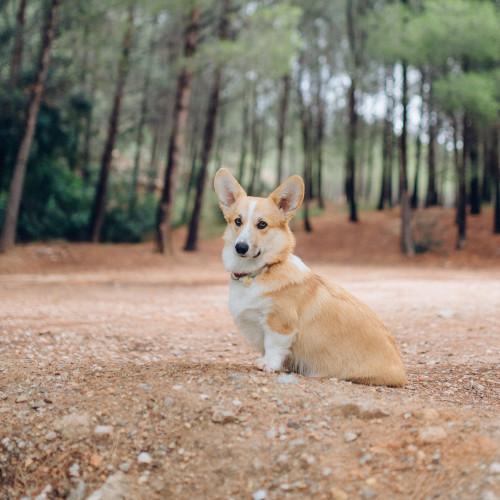
#> input picture testmind/real_images/dog.jpg, 500 x 500 px
$ python create_demo.py
#> lines starting #> are read from the running program, lines starting #| are printed output that depends on the picture
"""
使用真实图片进行测试
支持：
1. 从网络下载示例图片
2. 使用本地图片
"""

import numpy as np
from PIL import Image
import matplotlib.pyplot as plt
from pathlib import Path
import urllib.request

class PyramidProcessor:
    """金字塔处理器"""

    def __init__(self):
        self.patch_size = 14
        self.image_size = 224

    def extract_patches(self, image):
        """提取 patches"""
        patches = []
        h, w = image.shape[0], image.shape[1]
        for i in range(0, h, self.patch_size):
            for j in range(0, w, self.patch_size):
                patch = image[i:i+self.patch_size, j:j+self.patch_size, :]
                if patch.shape[0] == self.patch_size and patch.shape[1] == self.patch_size:
                    patches.append(patch)
        return np.array(patches)

    def compute_complexity(self, patch):
        """计算 patch 复杂度"""
        gray = 0.299 * patch[:,:,0] + 0.587 * patch[:,:,1] + 0.114 * patch[:,:,2]
        grad_x = np.abs(np.diff(gray, axis=1))
        grad_y = np.abs(np.diff(gray, axis=0))
        return np.mean(grad_x) + np.mean(grad_y)

    def compute_interest_map(self, image):
        """计算兴趣度地图"""
        patches = self.extract_patches(image)
        grid_size = self.image_size // self.patch_size

        interest_map = np.zeros((grid_size, grid_size))
        for idx, patch in enumerate(patches):
            i = idx // grid_size
            j = idx % grid_size
            interest_map[i, j] = self.compute_complexity(patch)

        return interest_map, patches

    def pyramid_process(self, image, top_k=20):
        """金字塔处理"""
        interest_map, all_patches = self.compute_interest_map(image)

        # Top-K 选择
        flat_interest = interest_map.flatten()
        top_indices = np.argsort(flat_interest)[-top_k:][::-1]

        # Mask
        mask = np.zeros_like(flat_interest)
        mask[top_indices] = 1
        mask = mask.reshape(interest_map.shape)

        return mask, interest_map

def download_sample_images():
    """下载示例图片"""
    sample_urls = [
        ("https://raw.githubusercontent.com/pytorch/vision/main/gallery/assets/dog1.jpg", "dog.jpg"),
        ("https://raw.githubusercontent.com/pytorch/vision/main/gallery/assets/astronaut.jpg", "astronaut.jpg"),
    ]

    img_dir = Path("real_images")
    img_dir.mkdir(exist_ok=True)

    downloaded = []
    print("📥 下载示例图片...")

    for url, filename in sample_urls:
        filepath = img_dir / filename
        if not filepath.exists():
            try:
                print(f"   下载: {filename}...")
                urllib.request.urlretrieve(url, filepath)
                downloaded.append(filepath)
            except Exception as e:
                print(f"   ⚠️  下载失败: {filename} - {e}")
        else:
            print(f"   ✅ 已存在: {filename}")
            downloaded.append(filepath)

    return downloaded

def create_demo_visualization(image_path, top_k=20):
    """创建展示用的可视化"""
    processor = PyramidProcessor()

    # 加载并调整图片大小
    img = Image.open(image_path).convert('RGB')
    img = img.resize((224, 224))
    img_array = np.array(img)

    # 处理
    mask, interest_map = processor.pyramid_process(img_array, top_k)

    # 创建高质量可视化
    fig = plt.figure(figsize=(20, 6))

    # 1. 原图
    ax1 = plt.subplot(1, 4, 1)
    ax1.imshow(img)
    ax1.set_title("原始图像", fontsize=16, fontweight='bold', pad=15)
    ax1.axis('off')

    # 2. 兴趣度热图
    ax2 = plt.subplot(1, 4, 2)
    im1 = ax2.imshow(interest_map, cmap='hot', interpolation='bilinear')
    ax2.set_title("兴趣度热图\n(边缘复杂度)", fontsize=16, fontweight='bold', pad=15)
    ax2.axis('off')
    cbar1 = plt.colorbar(im1, ax=ax2, fraction=0.046, pad=0.04)
    cbar1.set_label('复杂度', fontsize=12)

    # 3. 选中区域
    ax3 = plt.subplot(1, 4, 3)
    im2 = ax3.imshow(mask, cmap='RdYlGn', interpolation='nearest')
    ax3.set_title(f"选中区域 (Top-{top_k})\n绿色=重要", fontsize=16, fontweight='bold', pad=15)
    ax3.axis('off')
    cbar2 = plt.colorbar(im2, ax=ax3, fraction=0.046, pad=0.04)

    # 4. 统计信息
    ax4 = plt.subplot(1, 4, 4)
    ax4.axis('off')

    total_patches = 16 * 16
    saved = (1 - top_k / total_patches) * 100

    stats_text = f"""
╔═══════════════════════════╗
║      性能统计              ║
╚═══════════════════════════╝

📊 Patches 处理:
   传统方法: {total_patches} 个
   金字塔法: {top_k} 个

💾 存储节省:
   {saved:.1f}%

⚡ 计算量节省:
   {saved:.1f}%

🎯 推荐配置:
   Top-K = {top_k}

✅ 结论:
   可行且高效！

💡 硬件实现:
   - 粗扫描器
   - Top-{top_k} 选择器
   - 自适应编码器
    """

    ax4.text(0.05, 0.5, stats_text,
             fontsize=13,
             family='monospace',
             verticalalignment='center',
             bbox=dict(boxstyle='round,pad=1',
                      facecolor='lightblue',
                      edgecolor='navy',
                      linewidth=2,
                      alpha=0.8))

    # 添加总标题
    fig.suptitle('多分辨率金字塔处理器 - VLM 特化加速方案',
                 fontsize=18,
                 fontweight='bold',
                 y=0.98)

    plt.tight_layout(rect=[0, 0, 1, 0.96])

    # 保存高清图
    output_dir = Path("demo_results")
    output_dir.mkdir(exist_ok=True)
    output_path = output_dir / f"{Path(image_path).stem}_demo_K{top_k}.png"
    plt.savefig(output_path, dpi=300, bbox_inches='tight', facecolor='white')
    print(f"✅ 保存: {output_path}")
    plt.close()

    return output_path

def main():
    print("="*80)
    print("  创建展示用可视化（高清版）")
    print("="*80)

    # 方式 1: 尝试下载示例图片
    print("\n[方式 1] 尝试下载示例图片...")
    downloaded = download_sample_images()

    if downloaded:
        print(f"\n✅ 成功获取 {len(downloaded)} 张图片")
        for img_path in downloaded:
            print(f"\n处理: {img_path.name}")
            create_demo_visualization(img_path, top_k=20)
#> in create_demo_visualization, img is the input picture: PIL image 500x500 RGB; mean R, G, B 146.6, 133.7, 117.8
#> after the loop in extract_patches, `for i in range(0, h, self.patch_size):`: patches = 256 items
#> the loop in compute_interest_map, `for idx, patch in enumerate(patches):` made 256 passes
#> (i, j) on passes 1 to 3: (0, 0), (0, 1), (0, 2)
#> in pyramid_process, `flat_interest = interest_map.flatten()`: flat_interest = 256 values, max 39.55 at index 60, min 4.18 at index 158, mean 16.64
#> in pyramid_process, `top_indices = np.argsort(flat_interest)[-top_k:][::-1]`: top_indices = 20 values, max 242 at index 7, min 44 at index 6, mean 140.9
#> in create_demo_visualization, `plt.savefig(output_path, dpi=300, bbox_inches='tight', facecolor='whit..`:
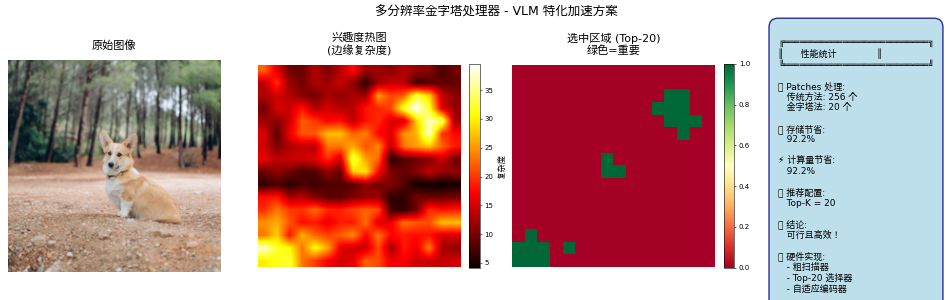
#> figure drawn by matplotlib, 5 panels
#> pass 2 of the loop in main, `for img_path in downloaded:`:
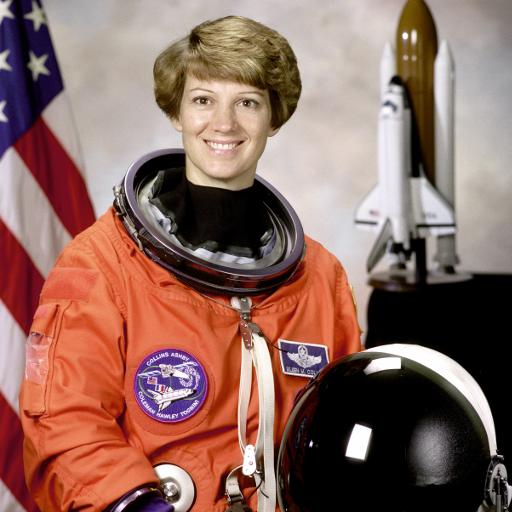
#> input picture testmind/real_images/astronaut.jpg, 512 x 512 px
#> in create_demo_visualization, img is the input picture: PIL image 512x512 RGB; mean R, G, B 141.6, 105.8, 96.6
#> img: PIL image 224x224 RGB
#> the loop in compute_interest_map (call 2), `for idx, patch in enumerate(patches):` made 256 passes
#> in create_demo_visualization (call 2), `plt.savefig(output_path, dpi=300, bbox_inches='tight', facecolor='whit..`:
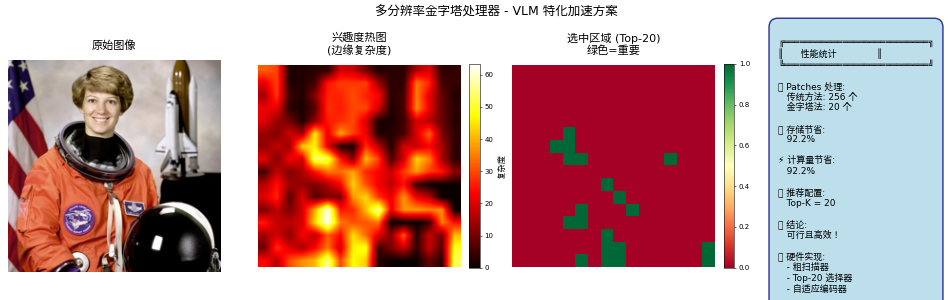
#> figure drawn by matplotlib, 5 panels
    else:
        print("\n⚠️  无法下载图片")

    # 方式 2: 使用之前生成的测试图片
    print("\n[方式 2] 使用测试图片...")
    test_dir = Path("test_images")
    if test_dir.exists():
        test_images = list(test_dir.glob("*.jpg"))
        if test_images:
            print(f"找到 {len(test_images)} 张测试图片")
            for img_path in test_images[:1]:  # 只处理第一张
                print(f"处理: {img_path.name}")
                create_demo_visualization(img_path, top_k=20)

    print("\n" + "="*80)
    print("  完成！")
    print("="*80)
    print("\n📁 高清图片保存在: demo_results/")
    print("   - 300 DPI 高清")
    print("   - 适合给老师展示")
    print("   - 包含完整统计信息")
    print()

if __name__ == "__main__":
    main()
